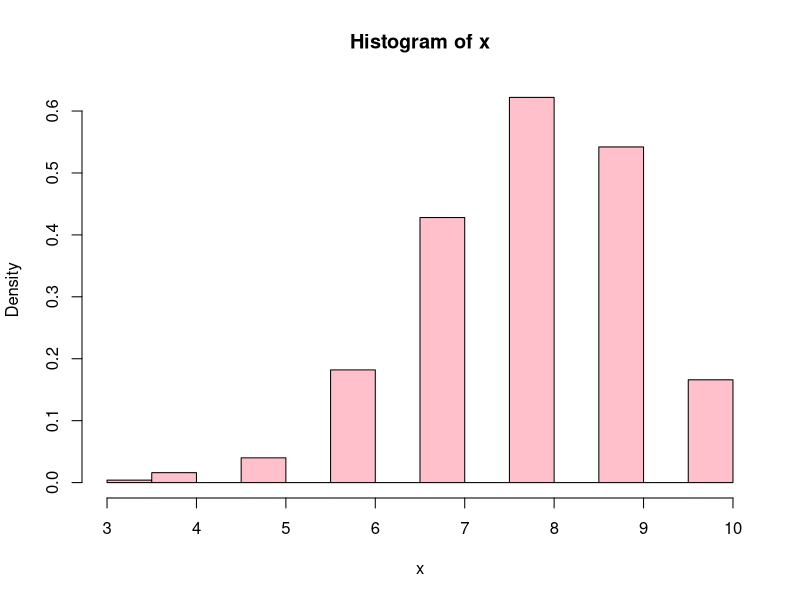
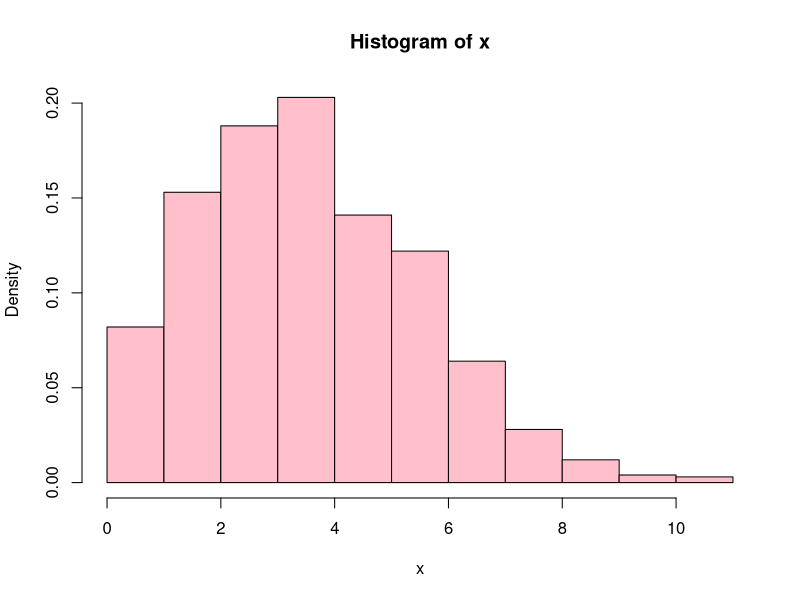
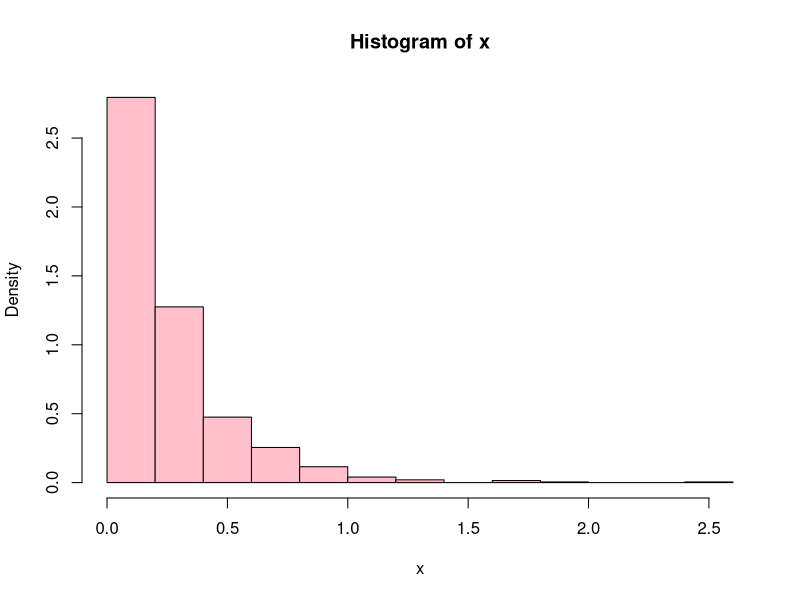
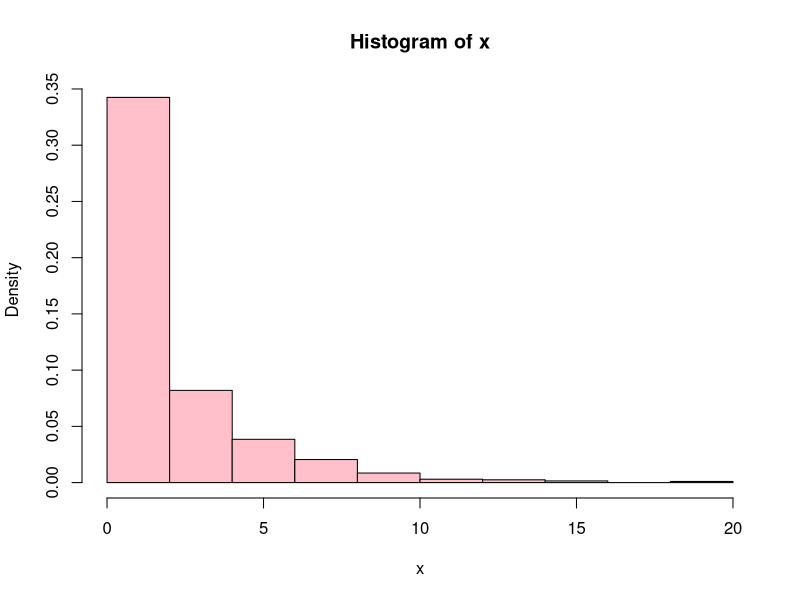
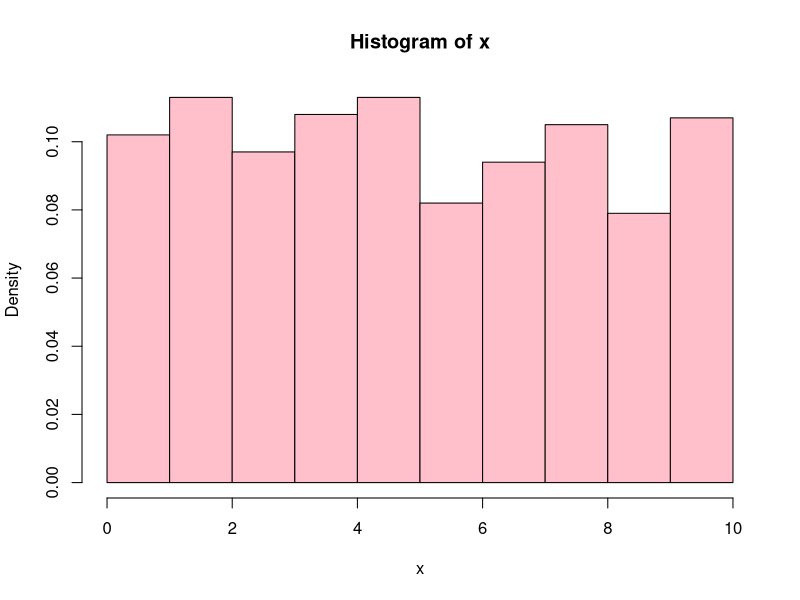
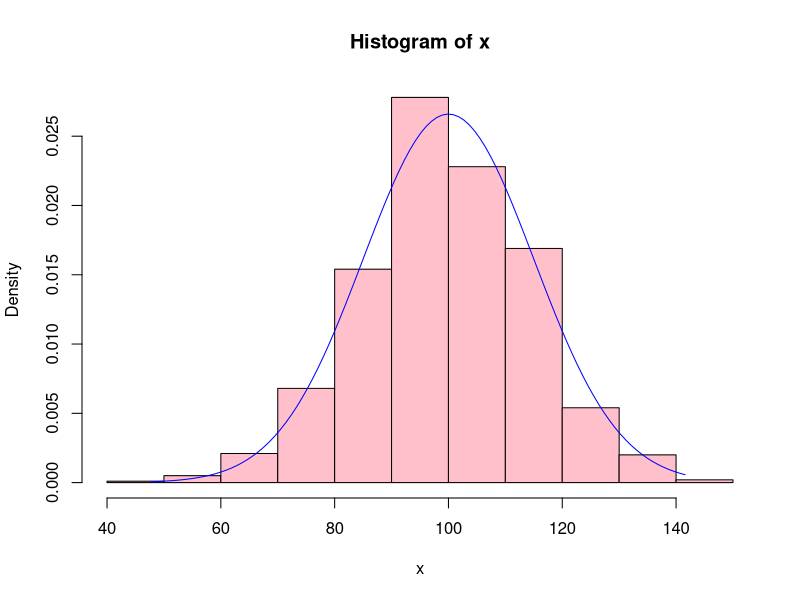

R code for these plots, in order:
##############################################################
# Statistics with R Workshop, IGNCA, 24,25,26 June 2019
# 02. Statistical Distributions
##############################################################

# Binomial Distribution
x <- rbinom(1000, size = 10, prob = 0.8)
hist(x, probability=TRUE, col='pink')

# Poisson Distribution
x <- rpois(1000, lambda=4)
hist(x, probability=TRUE, col='pink')

# Exponential Distribution
x <- rexp(1000, rate=4)
hist(x, probability=TRUE, col='pink')

# Geometric Distribution
x <- rgeom(1000, prob=0.3)
hist(x, probability=TRUE, col='pink')

# Uniform Distribution
x <- runif(1000, min=0, max=10)
hist(x, probability=TRUE, col='pink')

# Normal Distribution
x <- rnorm(1000, mean=100, sd=15)
hist(x, probability=TRUE, col='pink')
xx <- seq(min(x), max(x), length=100)
lines(xx, dnorm(xx, mean=100, sd=15), col='blue')

